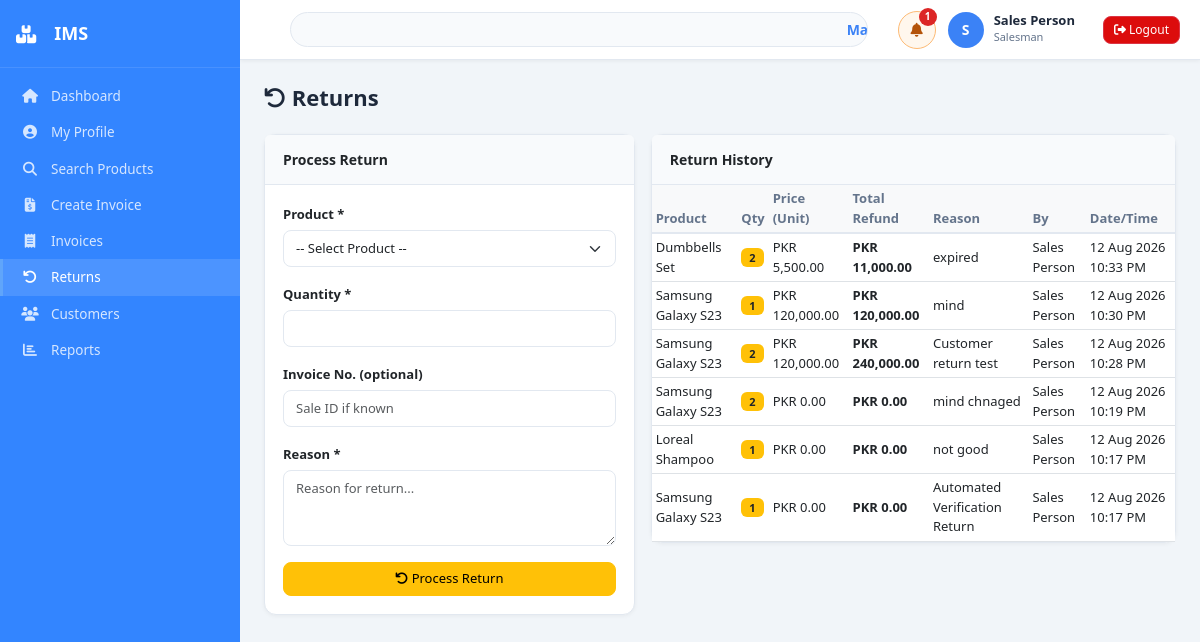
Before: /modules/returns/manage_returns.php (signed in) with the older database file.
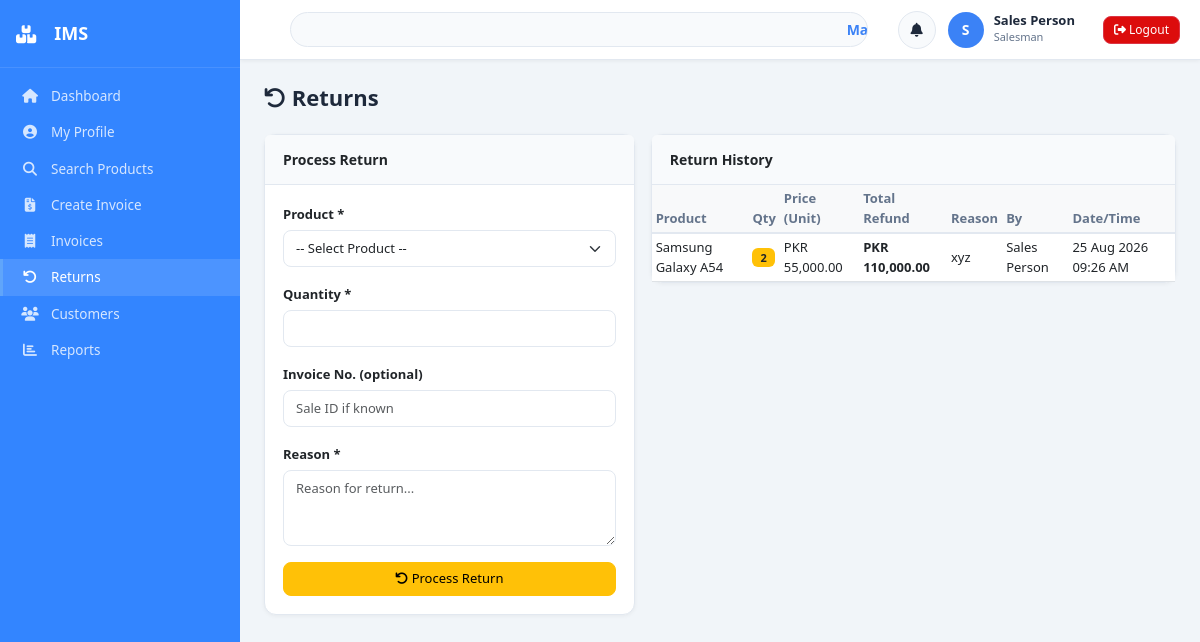
After: the same page with the newer database file.
### tables this page shows
CREATE TABLE `returns` (
  `return_id` int(11) NOT NULL AUTO_INCREMENT,
  `sale_id` int(11) DEFAULT NULL,
  `product_id` int(11) NOT NULL,
  `user_id` int(11) NOT NULL DEFAULT 1,
  `quantity` int(11) NOT NULL,
  `reason` text DEFAULT NULL,
  `created_at` timestamp NOT NULL DEFAULT current_timestamp(),
  `price` decimal(10,2) NOT NULL DEFAULT 0.00,
  PRIMARY KEY (`return_id`)
);

CREATE TABLE `products` (
  `product_id` int(11) NOT NULL AUTO_INCREMENT,
  `product_name` varchar(200) NOT NULL,
  `category_id` int(11) DEFAULT NULL,
  `brand` varchar(100) DEFAULT NULL,
  `barcode` varchar(100) DEFAULT NULL,
  `cost_price` decimal(10,2) NOT NULL DEFAULT 0.00,
  `selling_price` decimal(10,2) NOT NULL DEFAULT 0.00,
  `quantity` int(11) NOT NULL DEFAULT 0,
  `min_quantity` int(11) NOT NULL DEFAULT 5,
  `description` text DEFAULT NULL,
  `product_image` varchar(255) DEFAULT NULL,
  `status` enum('active','inactive') DEFAULT 'active',
  `created_at` timestamp NOT NULL DEFAULT current_timestamp(),
  PRIMARY KEY (`product_id`)
);

CREATE TABLE `users` (
  `user_id` int(11) NOT NULL AUTO_INCREMENT,
  `username` varchar(50) NOT NULL,
  `email` varchar(100) DEFAULT NULL,
  `password` varchar(255) NOT NULL,
  `full_name` varchar(100) NOT NULL,
  `phone` varchar(20) DEFAULT NULL,
  `role_id` int(11) NOT NULL DEFAULT 3,
  `status` enum('active','inactive') DEFAULT 'active',
  `last_login` datetime DEFAULT NULL,
  `created_at` timestamp NOT NULL DEFAULT current_timestamp(),
  `profile_image` varchar(255) DEFAULT NULL,
  PRIMARY KEY (`user_id`),
  UNIQUE KEY `username` (`username`)
);

### config/functions.php (called while the page is built, shortened)
<?php
function getSingleRow($query, $types = "", $params = []) {
    global $conn;
    $stmt = $conn->prepare($query);
    $stmt->execute();
    $result = $stmt->get_result();
    $row = $result->fetch_assoc();
    return $row;
}
function getAllRows($query, $types = "", $params = []) {
    global $conn;
    $stmt = $conn->prepare($query);
    $stmt->execute();
    $result = $stmt->get_result();
    $rows = $result->fetch_all(MYSQLI_ASSOC);
    return $rows;
}
?>

### modules/returns/manage_returns.php (the view, shortened to what this page needs)
<?php
require_once('../../config/database.php');
require_once('../../config/functions.php');
$returns=getAllRows("SELECT r.*,p.product_name,u.full_name FROM returns r JOIN products p ON r.product_id=p.product_id JOIN users u ON r.user_id=u.user_id ORDER BY r.created_at DESC LIMIT 50");
include $_SERVER['DOCUMENT_ROOT'].'/inventory_system/includes/page_start.php';
?>
<div class="page-header"><div><h2><i class="fas fa-undo"></i> Returns</h2></div></div>
<div class="row g-3">
<div class="col-md-5"><div class="card"><div class="card-header">Process Return</div><div class="card-body">
<form method="POST">
<div class="mb-3"><label class="form-label">Product *</label><select name="product_id" class="form-select" required><option value="">-- Select Product --</option></select></div>
<div class="mb-3"><label class="form-label">Quantity *</label><input type="number" name="quantity" class="form-control" min="1" required></div>
<div class="mb-3"><label class="form-label">Invoice No. (optional)</label><input type="text" name="sale_id" class="form-control" placeholder="Sale ID if known"></div>
<div class="mb-3"><label class="form-label">Reason *</label><textarea name="reason" class="form-control" rows="3" required placeholder="Reason for return..."></textarea></div>
<button type="submit" class="btn btn-warning w-100"><i class="fas fa-undo"></i> Process Return</button>
</form></div></div></div>
<div class="col-md-7"><div class="card"><div class="card-header">Return History</div><div class="card-body p-0">
<table class="table table-sm mb-0"><thead class="table-light"><tr><th>Product</th><th>Qty</th><th>Price (Unit)</th><th>Total Refund</th><th>Reason</th><th>By</th><th>Date/Time</th></tr></thead><tbody>
<?php if(empty($returns)):?><tr><td colspan="7" class="text-center py-3 text-muted">No returns yet</td></tr>
<?php else: foreach($returns as $r):?>
<tr><td><?php echo htmlspecialchars($r['product_name']);?></td><td><span class="badge bg-warning text-dark"><?php echo $r['quantity'];?></span></td><td>PKR <?php echo number_format($r['price'],2);?></td><td><strong>PKR <?php echo number_format($r['price']*$r['quantity'],2);?></strong></td><td><?php echo htmlspecialchars($r['reason']??'--');?></td><td><?php echo htmlspecialchars($r['full_name']);?></td><td><?php echo date('d M Y h:i A',strtotime($r['created_at']));?></td></tr>
<?php endforeach; endif;?></tbody></table>
</div></div></div></div>
<?php include $_SERVER['DOCUMENT_ROOT'].'/inventory_system/includes/page_end.php';?>

### includes/topnav.php (shortened to what this page needs)
<?php
$role = $_SESSION['role_name'] ?? '';
$comp_setting = getSingleRow("SELECT setting_value FROM settings WHERE setting_key='company_name'");
$company_name = $comp_setting['setting_value'] ?? 'Inventory Management System';
$header_low_stock_alerts = $_SESSION['low_stock_alerts'] ?? getLowStockProducts(10);
$header_low_stock_count = count($header_low_stock_alerts);
?>
<nav class="top-navbar">
    <div class="company-marquee">
        <div class="marquee-content"><?php echo htmlspecialchars($company_name); ?></div>
    </div>
    <div class="navbar-right">
        <div class="dropdown header-alert-wrapper">
            <button type="button" class="header-alert-btn <?php echo $header_low_stock_count ? 'has-alert' : ''; ?>" data-bs-toggle="dropdown" aria-expanded="false">
                <i class="fas fa-bell"></i>
                <?php if ($header_low_stock_count): ?>
                    <span class="header-alert-badge"><?php echo $header_low_stock_count; ?></span>
                <?php endif; ?>
            </button>
        </div>
        <div class="user-info">
            <div class="user-avatar" style="overflow:hidden; display:flex; align-items:center; justify-content:center;">
                <?php if(!empty($_SESSION['profile_image'])): ?>
                    <img src="/inventory_system/assets/uploads/<?php echo htmlspecialchars($_SESSION['profile_image']); ?>" style="width:100%; height:100%; object-fit:cover;">
                <?php else: ?>
                    <?php echo strtoupper(substr($_SESSION['full_name']??'U',0,1)); ?>
                <?php endif; ?>
            </div>
            <div>
                <div class="user-name"><?php echo htmlspecialchars($_SESSION['full_name']??''); ?></div>
                <div class="user-role"><?php echo htmlspecialchars($role); ?></div>
            </div>
        </div>
        <a href="/inventory_system/modules/auth/logout.php" class="btn btn-danger btn-sm ms-3" style="background-color:#dc0c0c; color:white"><i class="fas fa-sign-out-alt"></i> Logout</a>
    </div>
</nav>

Changed rows visible on the page:
removed returns: product.product_name "Dumbbells Set", quantity "2", price "5,500.00", $r['price']*$r['quantity'] "11,000.00", reason "expired", user.full_name "Sales Person", created_at "12 Aug 2026 10:33 PM"
removed returns: product.product_name "Samsung Galaxy S23", quantity "1", price "120,000.00", $r['price']*$r['quantity'] "120,000.00", reason "mind", user.full_name "Sales Person", created_at "12 Aug 2026 10:30 PM"
removed returns: product.product_name "Samsung Galaxy S23", quantity "2", price "120,000.00", $r['price']*$r['quantity'] "240,000.00", reason "Customer return test", user.full_name "Sales Person", created_at "12 Aug 2026 10:28 PM"
removed returns: product.product_name "Samsung Galaxy S23", quantity "2", price "0.00", $r['price']*$r['quantity'] "0.00", reason "mind chnaged", user.full_name "Sales Person", created_at "12 Aug 2026 10:19 PM"
removed returns: product.product_name "Loreal Shampoo", quantity "1", price "0.00", $r['price']*$r['quantity'] "0.00", reason "not good", user.full_name "Sales Person", created_at "12 Aug 2026 10:17 PM"
changed returns "Sales Person": product.product_name "Samsung Galaxy S23" → "Samsung Galaxy A54"; quantity "1" → "2"; price "0.00" → "55,000.00"; $r['price']*$r['quantity'] "0.00" → "110,000.00"; reason "Automated Verification Return" → "xyz"; created_at "12 Aug 2026 10:17 PM" → "25 Aug 2026 09:26 AM"
Other visible differences:
$header_low_stock_count: "1" → (not shown)
